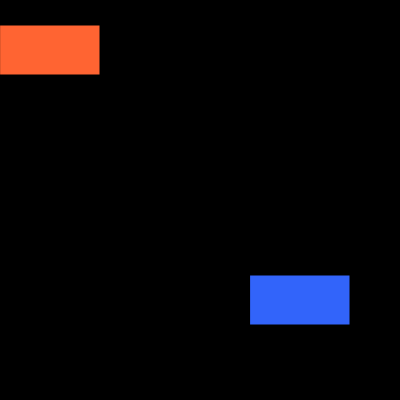
Frame 1 (no input)
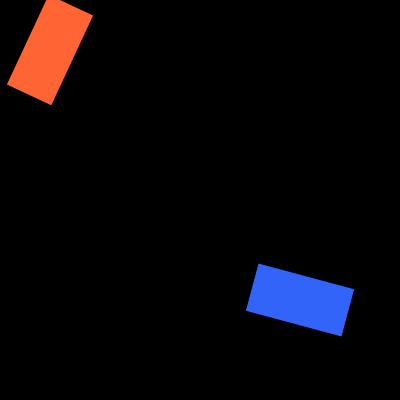
Frame 60 (no input)
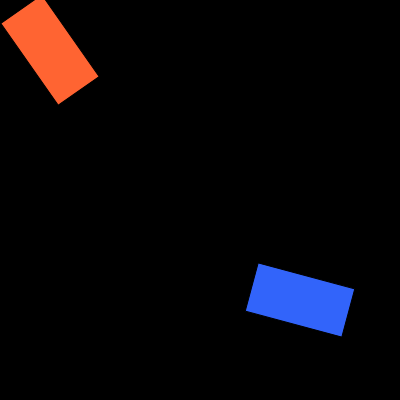
Frame 120 (the mouse pressed at the canvas centre since frame 60)

The p5.js sketch that drew these frames (run headless with seeded random() and noise() and a simulated clock; from frame 60 on, the mouse is pressed at the canvas centre):

// p5.js sketch
// ── sketch.js
let angle = 0;

function setup() {
  createCanvas(400, 400);
  angleMode(DEGREES);
  rectMode(CENTER);
}

function draw() {
  background(0);

  push();
  translate(50, 50);
  rotate(angle);
  fill(255, 100, 50);
  rect(0, 0, 100, 50);
  pop();

  translate(300, 300);
  rotate(-angle * 3);
  fill(50, 100, 250);
  rect(0, 0, 100, 50);

  angle = angle + 5;
}
